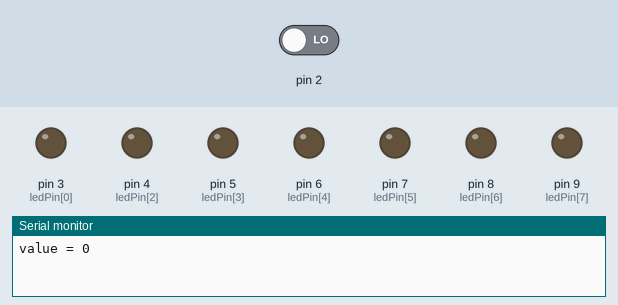
Simulated run of this sketch. Board: Arduino Uno, built with avr-gcc and run on an emulated ATmega328P. Shown: output pins drawn as LEDs (lit = HIGH), the last lines printed to the serial monitor. Inputs (shaded band) come from the test bench; at power-on: pin 2 LOW.

Above: at 18.0 s.
18.1 s: pin 2 driven HIGH
At 19.2 s:
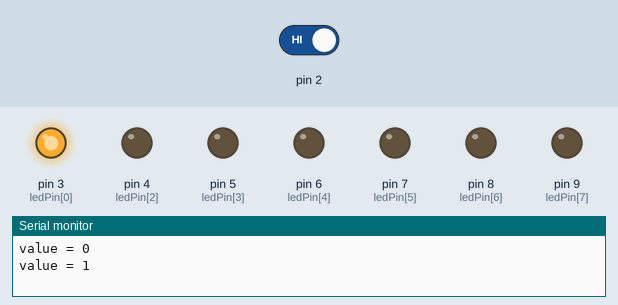
At 21.6 s:
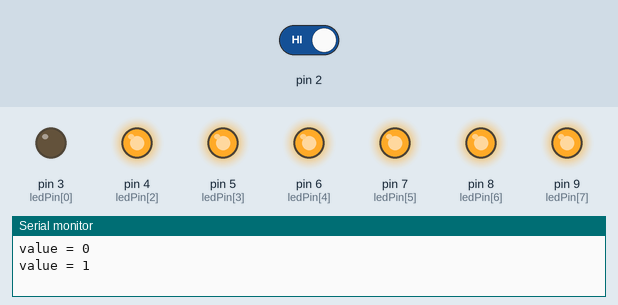
Timing chart, 0 to 27.1 s (numbered marks = the images above; inputs shaded):
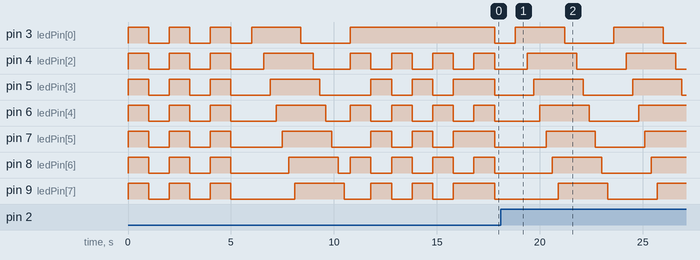

Measured:
- after the input at 18.1 s, pin 3 (ledPin[0]): HIGH → LOW after 3.1 s, → HIGH 2.4 s later, → LOW 2.4 s later; pin 4 (ledPin[2]): alternates HIGH for 2.4 s and LOW for 2.4 s, starting after 1.3 s; pin 5 (ledPin[3]): alternates HIGH for 2.4 s and LOW for 2.4 s, starting after 1.6 s

The sketch:

sketch_led.ino
```cpp
int ledPin[]={3,3,4,5,6,7,8,9};
int i;
int key1 = 13;
int value, buttonState;

void setup() {
    Serial.begin(9600);

    for(i=0; i<8 ; i++)
    {
      pinMode(ledPin[i],OUTPUT);
    }

 for(int j = 0; j< 3; j++)
      ledAllOn();
//-------------------------------------------------

    ledOneOn();

//-------------------------------------------------------------------

  for(int j = 0; j< 3; j++)
    ledOddEven();

    attachInterrupt(0, valueChange, RISING);
    pinMode(key1, INPUT);
    value = 0;
    Serial.print("value = ");
    Serial.println(value);


}

void loop() {
//    buttonState = digitalRead(key1);
//    if(buttonState == LOW)
//    {
//      value++;
//      if( value >= 3)
//          value = 0;
//       Serial.print("value = ");
//       Serial.println(value);
//    }

    switch(value)
    {
      case 0:
        ledAllOn();
        break;

      case 1:
         ledOneOn();
         break;

       case 2:
         ledOddEven();
         break;
    } // end of switch

} // end of loop

void valueChange()
{
       value++;
      if( value >= 3){
          value = 0;
      }
       Serial.print("value = ");
       Serial.println(value);
       delay(3000);
}

void ledAllOn()
{
 for(i=0 ; i< 8; i++)
  {
    digitalWrite( ledPin[i], HIGH);
  }

   delay(1000);

   for(i=0 ; i< 8; i++)
  {
    digitalWrite( ledPin[i], LOW);
  }

   delay(1000);

}

void ledOneOn()
{
    for(i=0 ; i< 8; i++)
  {
    digitalWrite( ledPin[i], HIGH);
     delay(300);
  }

  for(i=0 ; i< 8; i++)
  {
    digitalWrite( ledPin[i], LOW);
    delay(300);
  }

}

void ledOddEven()
{
 for(i=0; i<8; i++)
  {
    if( (i%2) == 0)
      digitalWrite(ledPin[i],HIGH);
  }
  delay(1000);

  for(i=0; i<8; i++)
  {
    if(i%2 == 0)
      digitalWrite(ledPin[i],LOW);
  }

  for(i=0; i<8; i++)
  {
    if( (i%2) == 1)
      digitalWrite(ledPin[i],HIGH);
  }
  delay(1000);

  for(i=0; i<8; i++)
  {
    if( (i%2)==1)
      digitalWrite(ledPin[i],LOW);
  }

//  delay(1000);

}
```
